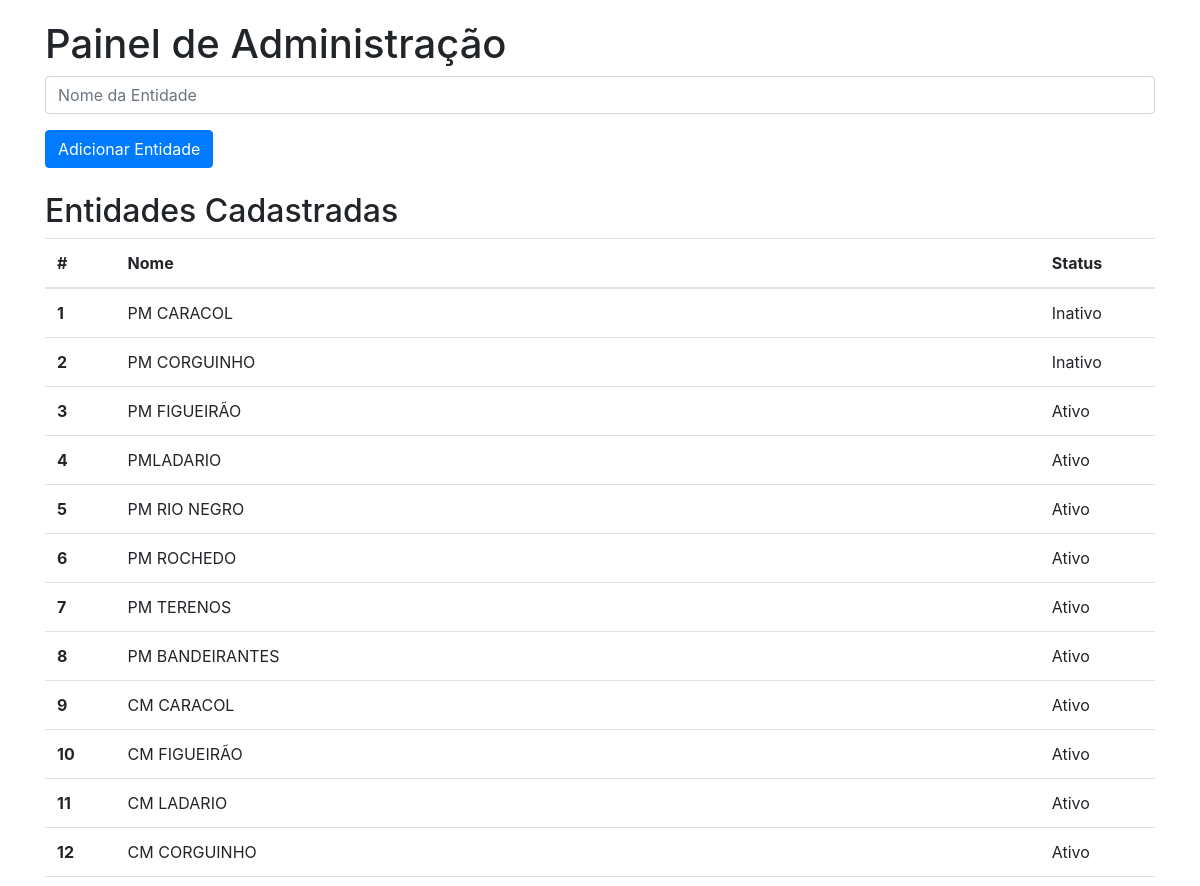
/admin (upper part), run on an earlier commit of the app's database.
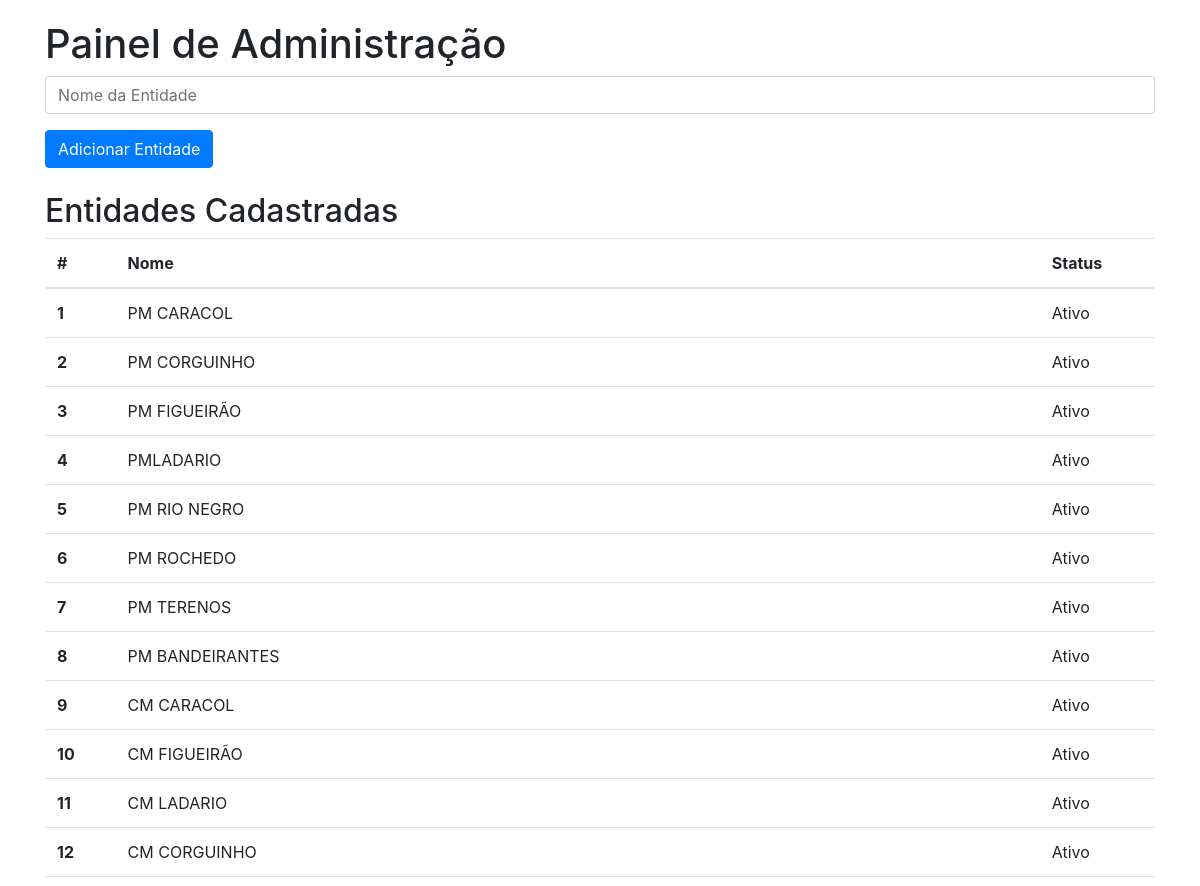
And on a later commit of the database.
### models.py (models this page shows)
class Entidade(db.Model):
    __tablename__ = 'entidades'
    id = db.Column(db.Integer, primary_key=True)
    nome = db.Column(db.String(100), nullable=False)
    usuario = db.Column(db.String(100))
    data = db.Column(db.DateTime)
    acesso = db.Column(db.String(100))
    tipo = db.Column(db.String(100))
    ativo = db.Column(db.Boolean, default=True)

### app.py (the view, shortened to what this page needs)
@app.route('/admin', methods=['GET', 'POST'])
def admin():
    entidades = Entidade.query.all()
    return render_template('admin.html', entidades=entidades)

### templates/admin.html (shortened to what this page needs)
<!DOCTYPE html>
<html lang="pt-br">
<head>
    <link rel="stylesheet" href="{{ url_for('static', filename='styles.css') }}">
    <link rel="stylesheet" href="https://stackpath.bootstrapcdn.com/bootstrap/4.5.2/css/bootstrap.min.css">
</head>
<body>
    <div class="container">
        <h1>Painel de Administração</h1>
        <form method="POST" action="{{ url_for('admin') }}" class="mb-4">
            <div class="form-group">
                <input type="text" name="nome" class="form-control" placeholder="Nome da Entidade" required>
            </div>
            <button type="submit" class="btn btn-primary">Adicionar Entidade</button>
        </form>
        <h2>Entidades Cadastradas</h2>
        <table class="table">
            <thead>
                <tr>
                    <th scope="col">#</th>
                    <th scope="col">Nome</th>
                    <th scope="col">Status</th>
                </tr>
            </thead>
            <tbody>
                {% for entidade in entidades %}
                    <tr>
                        <th scope="row">{{ loop.index }}</th>
                        <td>{{ entidade.nome }}</td>
                        <td>{% if entidade.ativo %}Ativo{% else %}Inativo{% endif %}</td>
                    </tr>
                {% endfor %}
            </tbody>
        </table>
    </div>
</body>
</html>

### static/styles.css (style rules this page uses)
.container { margin-top: 20px; }

What changed in the data, as far as the page shows it:
changed Entidade "PM CARACOL": ativo "Inativo" → "Ativo"
changed Entidade "PM CORGUINHO": ativo "Inativo" → "Ativo"
